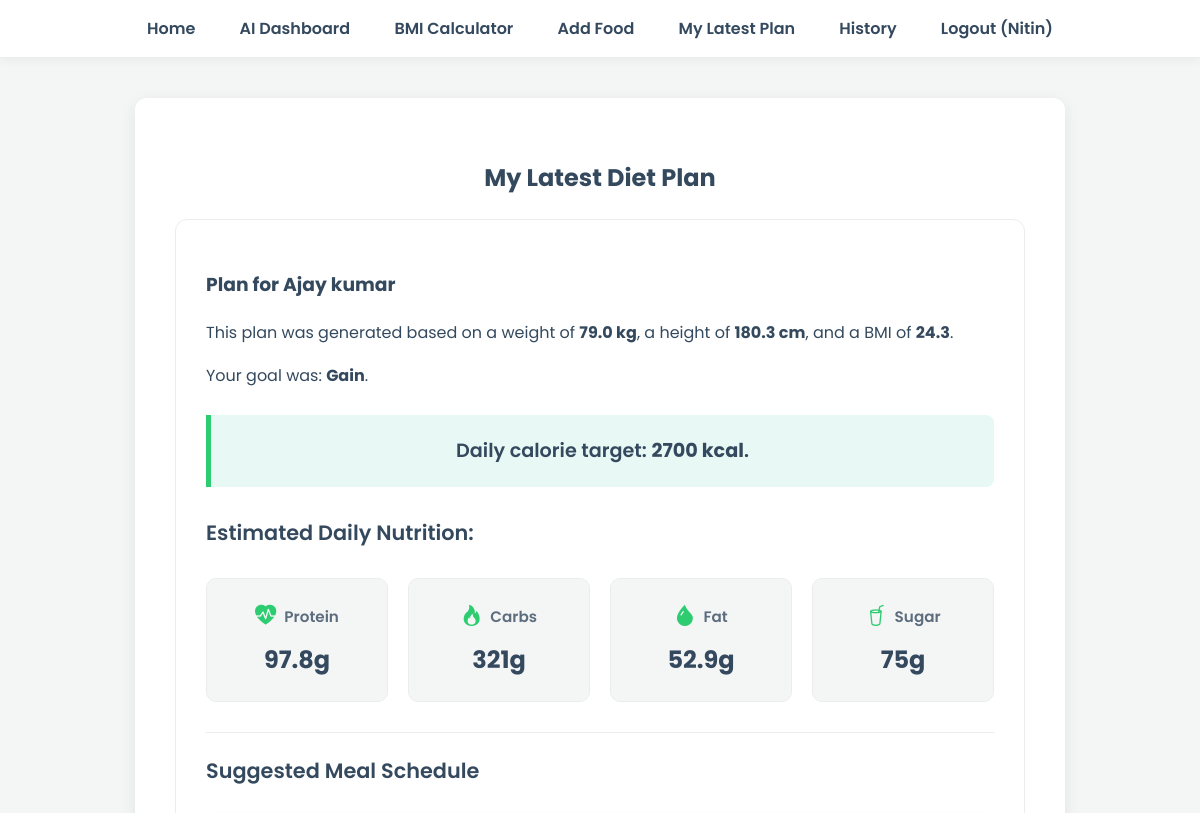
Before: /my-plan (signed in, upper part) with the older database file.
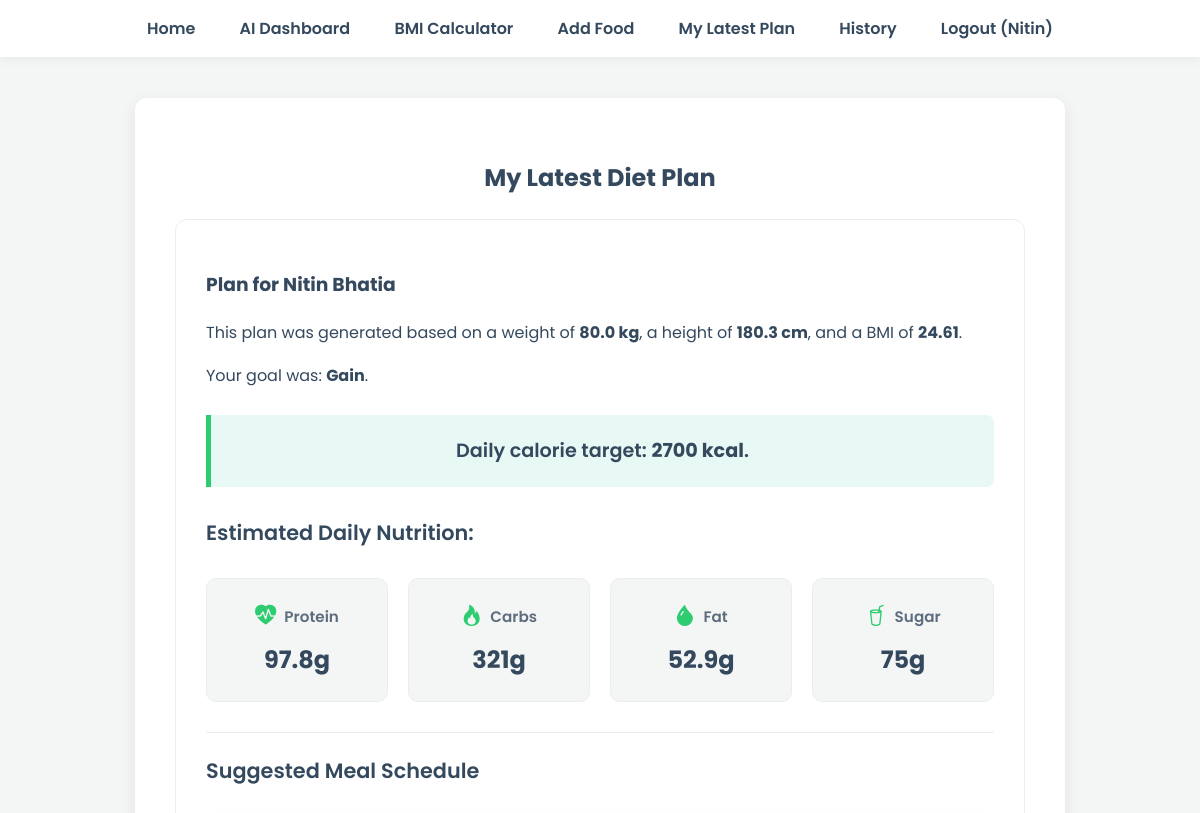
After: the same page with the newer database file.
### models.py (models this page shows)
class UserHistory(db.Model):
    id = db.Column(db.Integer, primary_key=True)
    user_id = db.Column(db.Integer, db.ForeignKey('user.id'), nullable=False)
    name = db.Column(db.String(50), nullable=False)
    weight = db.Column(db.Float, nullable=False)
    height = db.Column(db.Float, nullable=False)
    bmi = db.Column(db.Float, nullable=False)
    goal = db.Column(db.String(20))
    diet_plan = db.Column(db.Text)

### routes/diet_routes.py (the view)
@diet_bp.route("/my-plan")
@login_required
def diet_page():
    latest_record = UserHistory.query.filter_by(user_id=current_user.id).order_by(UserHistory.id.desc()).first()
    plan_data = json.loads(latest_record.diet_plan) if latest_record and latest_record.diet_plan else None
    return render_template("diet.html", record=latest_record, plan_data=plan_data)

### app.py (called while the page is built)
@login_manager.user_loader
def load_user(user_id):
    return User.query.get(int(user_id))

### templates/diet.html (shortened to what this page needs)
{% extends "base.html" %}
{% block content %}
<div class="container">
    <h2>My Latest Diet Plan</h2>
    {% if record and plan_data %}
    <div class="results-card fade-in">
        <h3>Plan for {{ record.name }}</h3>
        <p>This plan was generated based on a weight of <strong>{{ record.weight }} kg</strong>, a height of <strong>{{ record.height }} cm</strong>, and a BMI of <strong>{{ record.bmi }}</strong>.</p>
        <p>Your goal was: <strong>{{ record.goal|title }}</strong>.</p>
        <div class="highlight">Daily calorie target: <strong>{{ plan_data.calories }} kcal</strong>.</div>
        <h4>Estimated Daily Nutrition:</h4>
        <div class="nutrition-grid">
            <div class="nutrition-item"><span><i class="bi bi-heart-pulse-fill"></i> Protein</span><strong>{{ plan_data.totals.protein }}g</strong></div>
            <div class="nutrition-item"><span><i class="bi bi-fire"></i> Carbs</span><strong>{{ plan_data.totals.carbs }}g</strong></div>
            <div class="nutrition-item"><span><i class="bi bi-droplet-fill"></i> Fat</span><strong>{{ plan_data.totals.fat }}g</strong></div>
            <div class="nutrition-item"><span><i class="bi bi-cup-straw"></i> Sugar</span><strong>{{ plan_data.totals.sugar }}g</strong></div>
        </div>
        <h4 class="meals-title">Suggested Meal Schedule</h4>
    </div>
    {% else %}
    <div class="alert">
        <p>No diet plan has been generated yet. Please use the BMI Calculator to create your first plan.</p>
        <a href="{{ url_for('bmi_bp.bmi_page') }}" class="btn">Go to Calculator</a>
    </div>
    {% endif %}
</div>
{% endblock %}

Changed rows visible on the page:
no longer on this page (row unchanged): UserHistory: name "Ajay kumar", weight "79.0", height "180.3", bmi "24.3", goal "Gain"
added UserHistory: name "Nitin Bhatia", weight "80.0", height "180.3", bmi "24.61", goal "Gain"
